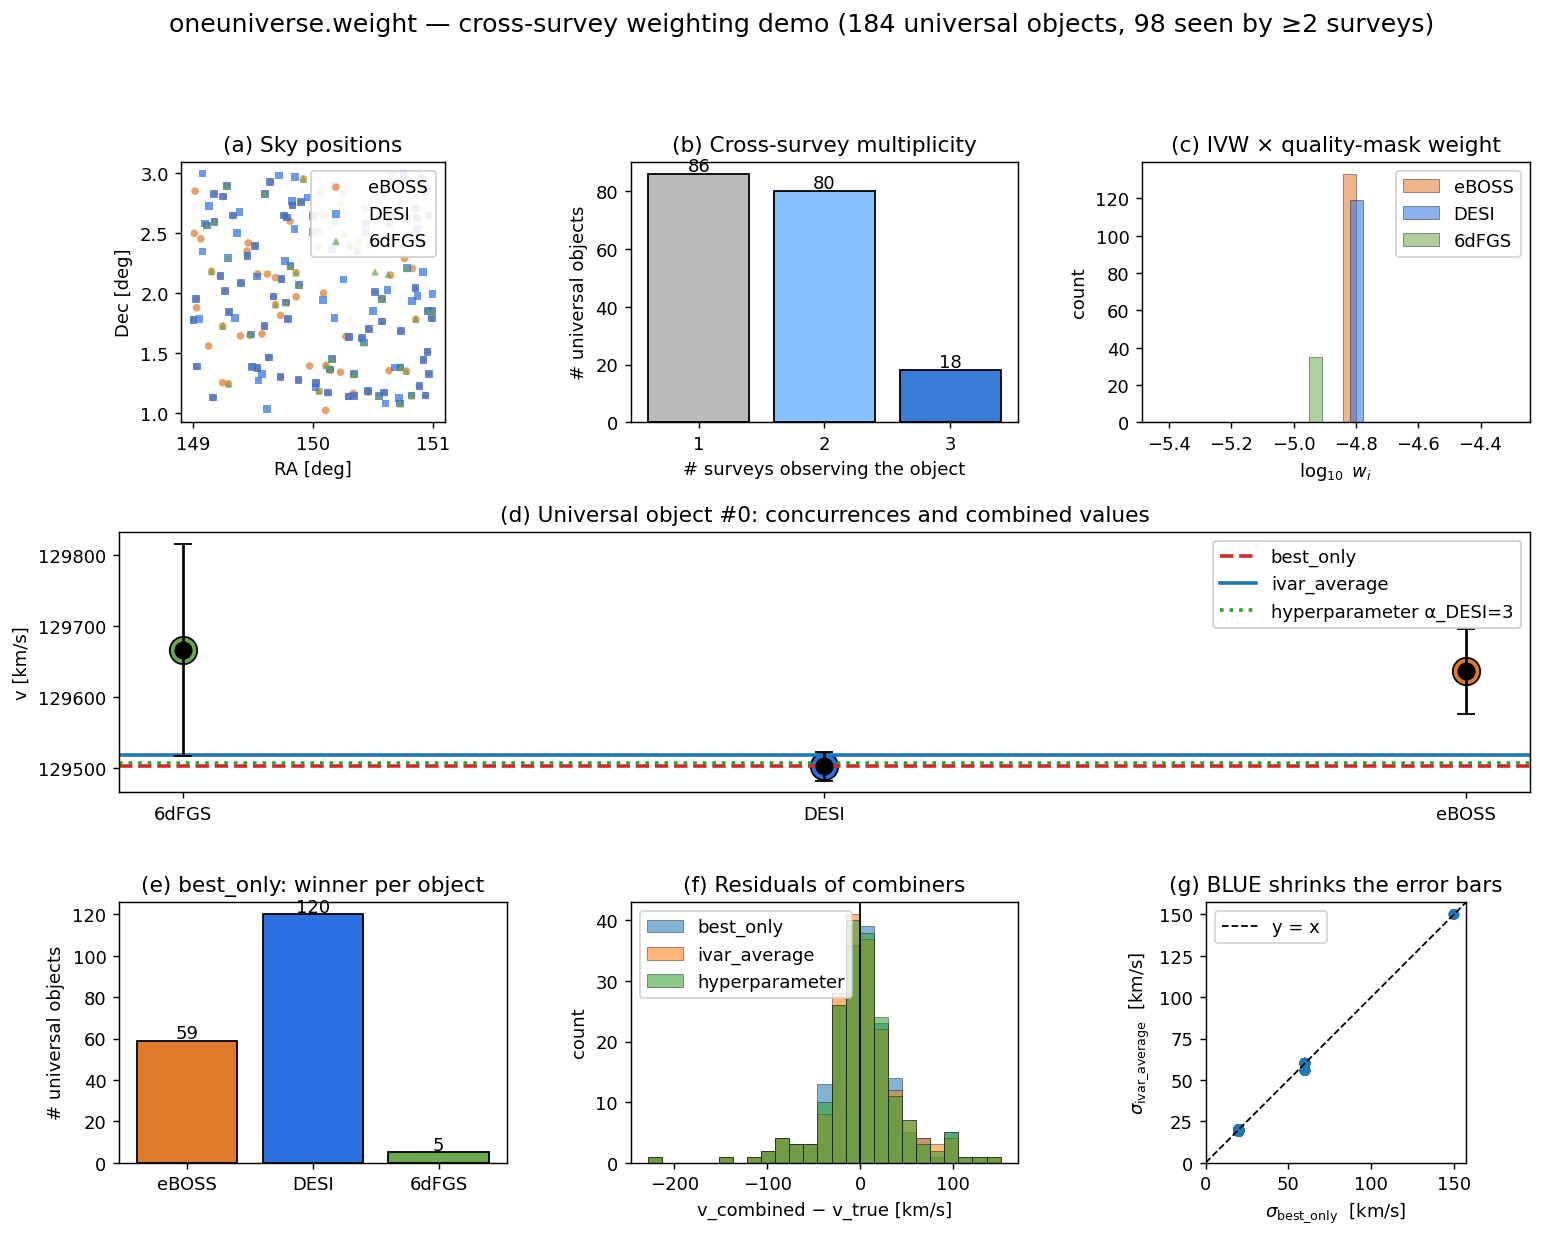

Recreate this plot in Python.
"""Visual demo of oneuniverse.weight — three synthetic surveys observing an
overlapping population of galaxies, cross-matched and combined with several
weighting strategies.

Produces: demo_weights.png
"""
from __future__ import annotations

from pathlib import Path

import matplotlib.pyplot as plt
import numpy as np
import pandas as pd

from oneuniverse.weight import (
    InverseVarianceWeight,
    QualityMaskWeight,
    WeightedCatalog,
    combine_weights,
)


# ── Build three synthetic surveys ──────────────────────────────────────────

rng = np.random.default_rng(0)

# 200 "true" universal objects on a small sky patch, redshift 0.1–0.6.
N_TRUE = 200
true_ra = rng.uniform(149.0, 151.0, N_TRUE)
true_dec = rng.uniform(1.0, 3.0, N_TRUE)
true_z = rng.uniform(0.10, 0.60, N_TRUE)
true_v = 299_792.458 * true_z  # toy: z → v


def sample_survey(name, selected_idx, sigma_v, quality_fail_rate=0.0,
                  sky_jitter_arcsec=0.3, dz_jitter=3e-5):
    """Return a DataFrame mimicking a survey that observed a subset."""
    n = len(selected_idx)
    jitter_deg = sky_jitter_arcsec / 3600.0
    df = pd.DataFrame({
        "ra":  true_ra[selected_idx] + rng.normal(0, jitter_deg, n),
        "dec": true_dec[selected_idx] + rng.normal(0, jitter_deg, n),
        "z":   true_z[selected_idx] + rng.normal(0, dz_jitter, n),
        "v":   true_v[selected_idx] + rng.normal(0, sigma_v, n),
        "v_err": np.full(n, sigma_v, dtype=float),
        "zwarn": (rng.uniform(0, 1, n) < quality_fail_rate).astype(int) * 4,
    })
    df["survey"] = name
    df["true_id"] = selected_idx
    return df


# eBOSS: large but noisier; DESI: newer, much better; 6dF: only bright, few.
idx_eboss = rng.choice(N_TRUE, 140, replace=False)
idx_desi  = rng.choice(N_TRUE, 120, replace=False)
idx_6df   = rng.choice(N_TRUE, 40,  replace=False)

eboss = sample_survey("eBOSS", idx_eboss, sigma_v=60.0, quality_fail_rate=0.05)
desi  = sample_survey("DESI",  idx_desi,  sigma_v=20.0, quality_fail_rate=0.01)
sixdf = sample_survey("6dFGS", idx_6df,   sigma_v=150.0, quality_fail_rate=0.10)

# ── Build WeightedCatalog and register per-survey weights ──────────────────

wc = WeightedCatalog({"eBOSS": eboss, "DESI": desi, "6dFGS": sixdf})

ivar = lambda: InverseVarianceWeight("v_err", floor=250.0)  # σ_* = 250 km/s
mask = QualityMaskWeight("zwarn", "==", 0)

wc.add_weight("eBOSS", ivar()).add_weight("eBOSS", mask)
wc.add_weight("DESI",  ivar()).add_weight("DESI",  mask)
wc.add_weight("6dFGS", ivar()).add_weight("6dFGS", mask)

match = wc.crossmatch(sky_tol_arcsec=2.0, dz_tol=2e-3)
print(match)

# Add the v_var column the combiner needs.
wc._weighted_long["v_var"] = wc._weighted_long["v_err"] ** 2

combined_best = wc.combine("v", "v_var", strategy="best_only")
combined_blue = wc.combine("v", "v_var", strategy="ivar_average")
combined_hyp  = wc.combine(
    "v", "v_var", strategy="hyperparameter",
    survey_alpha={"DESI": 3.0, "eBOSS": 1.0, "6dFGS": 0.5},
)

print(f"universal objects:       {wc.n_universal()}")
print(f"multi-survey concurrences: {wc.n_multi_survey()}")


# ── Figure ─────────────────────────────────────────────────────────────────

fig = plt.figure(figsize=(14, 10))
gs = fig.add_gridspec(3, 3, hspace=0.42, wspace=0.32)

colors = {"eBOSS": "#e07a2b", "DESI": "#2b6fe0", "6dFGS": "#6ca84f"}
markers = {"eBOSS": "o", "DESI": "s", "6dFGS": "^"}

# 1) sky map of all three surveys
ax = fig.add_subplot(gs[0, 0])
for name, df in wc.catalogs.items():
    ax.scatter(df["ra"], df["dec"], s=18, alpha=0.7,
               c=colors[name], marker=markers[name], label=name,
               edgecolors="none")
ax.set_xlabel("RA [deg]")
ax.set_ylabel("Dec [deg]")
ax.set_title("(a) Sky positions")
ax.legend(loc="upper right", framealpha=0.9)
ax.set_aspect("equal")

# 2) multiplicity: how many surveys see each universal object
ax = fig.add_subplot(gs[0, 1])
ms = match.table.groupby("universal_id")["survey"].nunique()
counts = ms.value_counts().sort_index()
bars = ax.bar(counts.index, counts.values,
              color=["#bbbbbb", "#87c1ff", "#3a7bd5"], edgecolor="black")
for b, v in zip(bars, counts.values):
    ax.text(b.get_x() + b.get_width() / 2, v + 1, str(int(v)),
            ha="center", fontsize=10)
ax.set_xlabel("# surveys observing the object")
ax.set_ylabel("# universal objects")
ax.set_title("(b) Cross-survey multiplicity")
ax.set_xticks(counts.index)

# 3) per-survey weight distributions (log scale)
ax = fig.add_subplot(gs[0, 2])
for name in ("eBOSS", "DESI", "6dFGS"):
    w = wc.total_weight(name)
    w = w[w > 0]
    ax.hist(np.log10(w), bins=25, alpha=0.55,
            color=colors[name], label=name, edgecolor="black", linewidth=0.4)
ax.set_xlabel(r"$\log_{10}\ w_i$")
ax.set_ylabel("count")
ax.set_title("(c) IVW × quality-mask weight")
ax.legend()

# 4) example of ONE universal object — all concurrences
ax = fig.add_subplot(gs[1, :])
ms_ids = match.multi_survey()["universal_id"].unique()
# pick a triple match if available
triples = [uid for uid in ms_ids
           if wc.concurrences(int(uid))["survey"].nunique() == 3]
example_uid = int(triples[0]) if triples else int(ms_ids[0])
cc = wc.concurrences(example_uid).sort_values("survey")
ax.errorbar(
    cc["survey"], cc["v"], yerr=cc["v_err"],
    fmt="o", capsize=5, lw=1.5, ms=9,
    color="black", zorder=3,
)
for _, row in cc.iterrows():
    ax.scatter(row["survey"], row["v"], s=230,
               color=colors[row["survey"]], zorder=2, edgecolor="black")
# Overlay combiners
for label, res, sty in [
    ("best_only",        combined_best, dict(ls="--", color="C3")),
    ("ivar_average",     combined_blue, dict(ls="-",  color="C0")),
    ("hyperparameter α_DESI=3", combined_hyp, dict(ls=":",  color="C2")),
]:
    row = res.table[res.table["universal_id"] == example_uid]
    if not row.empty:
        v = float(row["value"].iloc[0])
        ax.axhline(v, lw=2, label=label, **sty)
ax.set_title(f"(d) Universal object #{example_uid}: concurrences and combined values")
ax.set_ylabel("v [km/s]")
ax.legend(loc="best", framealpha=0.9)

# 5) best_only — where does the chosen measurement come from?
ax = fig.add_subplot(gs[2, 0])
picked_surveys = []
for uid in combined_best.table["universal_id"]:
    rows = wc.concurrences(int(uid))
    imin = rows["v_err"].idxmin()
    picked_surveys.append(rows.loc[imin, "survey"])
from collections import Counter
c = Counter(picked_surveys)
labels = ["eBOSS", "DESI", "6dFGS"]
vals = [c.get(k, 0) for k in labels]
ax.bar(labels, vals, color=[colors[k] for k in labels], edgecolor="black")
for i, v in enumerate(vals):
    ax.text(i, v + 1, str(v), ha="center")
ax.set_ylabel("# universal objects")
ax.set_title("(e) best_only: winner per object")

# 6) residuals of ivar_average vs true velocity
ax = fig.add_subplot(gs[2, 1])
# Recover true velocity by joining via nearest RA
long = wc._weighted_long.copy()
true_map = dict(zip(range(N_TRUE), true_v))
# Per universal_id, map the first true_id we can find through row_index
uid_to_true = {}
for uid, grp in long.groupby("universal_id"):
    # use the 'true_id' we stored in each survey DataFrame — rejoin:
    tids = []
    for _, row in grp.iterrows():
        src = wc.catalogs[row["survey"]].iloc[int(
            match.table[(match.table["universal_id"] == uid)
                        & (match.table["survey"] == row["survey"])]["row_index"].iloc[0]
        )]
        tids.append(int(src["true_id"]))
    uid_to_true[int(uid)] = true_map[tids[0]]

for name, res in [("best_only", combined_best),
                  ("ivar_average", combined_blue),
                  ("hyperparameter", combined_hyp)]:
    t = res.table.copy()
    t["true"] = t["universal_id"].map(uid_to_true)
    resid = t["value"] - t["true"]
    ax.hist(resid, bins=25, alpha=0.55, label=name, edgecolor="black", linewidth=0.4)
ax.axvline(0, color="black", lw=1)
ax.set_xlabel("v_combined − v_true [km/s]")
ax.set_ylabel("count")
ax.set_title("(f) Residuals of combiners")
ax.legend()

# 7) error bar shrinkage: BLUE σ vs single-survey best σ
ax = fig.add_subplot(gs[2, 2])
best_sigma = np.sqrt(combined_best.table.set_index("universal_id")["variance"])
blue_sigma = np.sqrt(combined_blue.table.set_index("universal_id")["variance"])
common = best_sigma.index.intersection(blue_sigma.index)
ax.scatter(best_sigma.loc[common], blue_sigma.loc[common],
           alpha=0.6, edgecolors="none")
lim = [0, float(best_sigma.max()) * 1.05]
ax.plot(lim, lim, "k--", lw=1, label="y = x")
ax.set_xlim(lim); ax.set_ylim(lim)
ax.set_xlabel(r"$\sigma_{\mathrm{best\_only}}$  [km/s]")
ax.set_ylabel(r"$\sigma_{\mathrm{ivar\_average}}$  [km/s]")
ax.set_title("(g) BLUE shrinks the error bars")
ax.set_aspect("equal")
ax.legend()

fig.suptitle(
    "oneuniverse.weight — cross-survey weighting demo "
    f"({wc.n_universal()} universal objects, {wc.n_multi_survey()} seen by ≥2 surveys)",
    fontsize=14, y=0.995,
)

out = Path(__file__).parent / "demo_weights.png"
fig.savefig(out, dpi=130, bbox_inches="tight")
print(f"→ wrote {out}")
